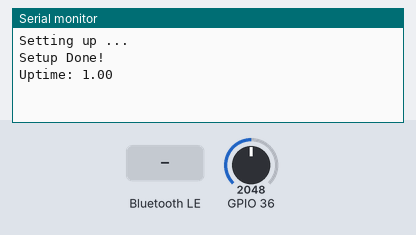
A program run on a simulated ESP32. Shown: the last lines printed to the serial monitor. The inputs (shaded band) are chosen by the test bench; at power-on: GPIO 36 = 2048. Nothing arrives over Bluetooth unless stated; a phone connects over Bluetooth LE 3 s after start.

Above: at 1.2 s.
1.3 s: Bluetooth LE write "1" received
At 1.9 s:
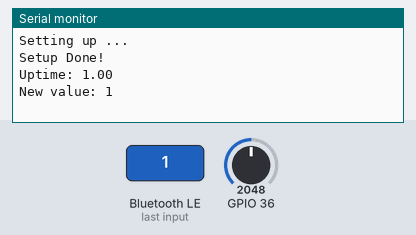
4.5 s: Bluetooth LE write "0" received
At 4.9 s:
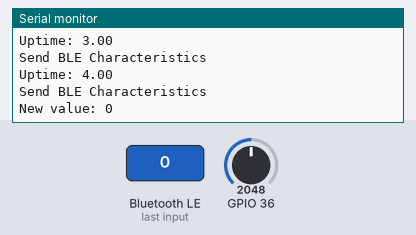
Timing chart, 0 to 7.5 s (numbered marks = the images above; inputs shaded):
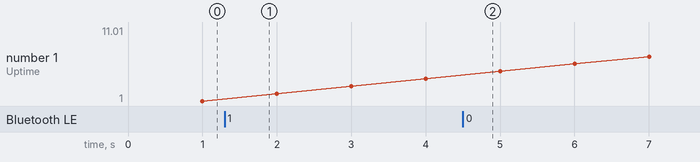

Measured:
- after the input at 1.3 s, the serial monitor: prints a new line at once (image 1)
- after the input at 4.5 s, the serial monitor: prints a new line at once (image 2)

The program:

main.cpp
```cpp
#include <Arduino.h>
#include "BluetoothSerial.h"
#include <array>
#include <BLEDevice.h>
#include <BLEServer.h>
#include <BLEUtils.h>
#include <BLE2902.h>

bool deviceConnected = false;
#define UUID_BASE "-5239-4069-806d-7e5c97393755"
#define UUID_SERVICE "00000001" UUID_BASE
#define UUID_CHARAC1 "00000002" UUID_BASE
#define UUID_CHARAC2 "00000003" UUID_BASE
#define UUID_CHARAC3 "00000004" UUID_BASE

BLECharacteristic* bleValue1;
BLECharacteristic* bleValue2;
BLECharacteristic* bleValue3;

class MyServerCallbacks: public BLEServerCallbacks {
  void onConnect(BLEServer* pServer) {
    Serial.println("device Connected");
    deviceConnected = true;
  };
  void onDisconnect(BLEServer* pServer) {
    Serial.println("device disconnected");
    deviceConnected = false;
  }
};

class SomeValue: public BLECharacteristicCallbacks {
    void onWrite(BLECharacteristic *pCharacteristic) {
      std::string value = pCharacteristic->getValue();

      if (value.length() > 0) {
        Serial.print("New value: ");
        for (int i = 0; i < value.length(); i++)
          Serial.print(value[i]);
        Serial.println();
      }
    }
};

/**
 * @brief Setup Application
 */
void setup() {
  Serial.begin(115200);
  Serial.println("Setting up ...");

  // Create the BLE Device
  BLEDevice::init("ESP32 BLE");

  // Create the BLE Server
  BLEServer *pServer = BLEDevice::createServer();
  pServer->setCallbacks(new MyServerCallbacks());

  // Create the BLE Service
  BLEService *bmeService = pServer->createService(UUID_SERVICE);

  bleValue1 = bmeService->createCharacteristic(UUID_CHARAC1,
                                                BLECharacteristic::PROPERTY_NOTIFY |
                                                BLECharacteristic::PROPERTY_READ);
  bleValue2 = bmeService->createCharacteristic(UUID_CHARAC2,
                                                BLECharacteristic::PROPERTY_NOTIFY |
                                                BLECharacteristic::PROPERTY_READ);
  bleValue3 = bmeService->createCharacteristic(UUID_CHARAC3,
                                                BLECharacteristic::PROPERTY_WRITE_NR);
  bleValue3->setCallbacks(new SomeValue());

  // Without these, Nordic App doesn't show notification update
  auto bleValue1Descriptor = new BLE2902();
  bleValue1->addDescriptor(bleValue1Descriptor);

  auto bleValue2Descriptor = new BLE2902();
  bleValue2->addDescriptor(bleValue2Descriptor);

  auto bleValue3Descriptor = new BLE2902();
  bleValue3->addDescriptor(bleValue3Descriptor);

  // Start the service
  bmeService->start();

  // Start advertising
  BLEAdvertising *pAdvertising = BLEDevice::getAdvertising();
  pAdvertising->addServiceUUID(UUID_SERVICE);
  pServer->getAdvertising()->start();

  Serial.println("Setup Done!");
}

/**
 * @brief Application loop
 */
unsigned long lastTime = 0;
const unsigned long timerDelay = 1000;
void loop() {
  if ((millis() - lastTime) > timerDelay) {
    lastTime = millis();
    float value = millis()*0.001;
    Serial.print("Uptime: ");
    Serial.println(value);

    if (deviceConnected) {
      Serial.println("Send BLE Characteristics");

      bleValue1->setValue(value);
      bleValue1->notify();

      value = analogRead(36) / 4096.F;
      bleValue2->setValue(value);
      bleValue2->notify();
    }
  }else{
    delay(1);
  }
}
```
